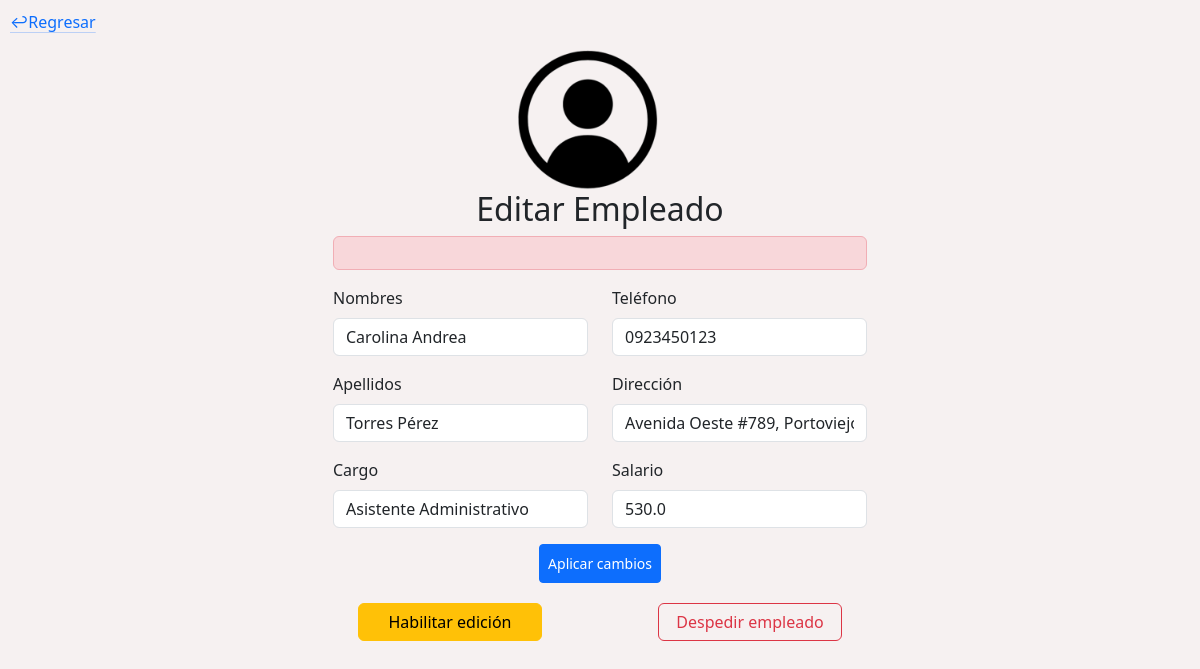
Screenshot of /administrar/empleado/6/ (signed in) with the database file from the repository.
### SySdjango/Administracion/models.py (models this page shows, shortened)
class Empleado(models.Model):
    nombres = models.CharField(max_length=30)
    apellidos = models.CharField(max_length=30)
    cargo = models.CharField(max_length=100)
    telefono = models.CharField(max_length=20)
    direccion = models.CharField(max_length=200)
    fecha_ingreso = models.DateTimeField(auto_now_add=True)
    salario = models.FloatField()
    en_servicio = models.BooleanField(default=True)
    administrador = models.ForeignKey(User, on_delete=models.CASCADE)

### SySdjango/Administracion/views.py (the view)
# urls.py: path('administrar/empleado/<int:empleado_id>/', views.editarEmpleado, name="editarEmpleado"),
def editarEmpleado(request, empleado_id):
    empleado = Empleado.objects.get(id=empleado_id)
    idAdministrador = request.user.id
    if empleado.administrador.id == idAdministrador:
        print(empleado)
        return render(request, '02-editarEmpleado.html', {'empleado': empleado})
    else:
        return render(request, 'error.html', {'error':"Parece que has tratado de acceder a un dato que no es de tu dominio, si crees que es un error contacta a soporte"})

### templates/admTemplates/02-editarEmpleado.html (shortened to what this page needs)
{% load static %}
<!DOCTYPE html>
<html lang="en">
<head>
    <link href="https://cdn.jsdelivr.net/npm/bootstrap@5.3.1/dist/css/bootstrap.min.css" rel="stylesheet"
>
    <link rel="stylesheet" href='{% static "cssCustom/administracion.css" %}'>
</head>
<body>
    <p class="regresar"><a href="#" id="botonRegresar"
            class="link-primary link-offset-2 link-underline-opacity-25 link-underline-opacity-100-hover">&#8617;Regresar</a>
    </p>
    <div class="container">
        <div class="row col-12" id="containerImage">
            <div class="imagenDefault">
            </div>
        </div>
        <div class="row">
            <div id="formulario" class="intangible">
                <div class="container col-xl-6  col-md-6 col-sm-4 col-sm-12">
                    <h2 id="textoForm">Editar Empleado</h2>
                    <form action="/app/" method="POST">
                        <div class="alert alert-danger" role="alert">
                        </div>
                        <div class="row">
                            <div class="col-lg-6 col-md-12 col-sm-6 col-xs-12">
                                <div class="mb-3">
                                    <label for="textoForm" class="form-label">Nombres</label>
                                    <input name="nombres" type="text" class="form-control" id="inputNombres"
                                        value="{{empleado.nombres}}">
                                </div>
                                <div class="mb-3">
                                    <label for="textoForm" class="form-label">Apellidos</label>
                                    <input name="apellidos" type="text" class="form-control" id="inputApellidos"
                                        value="{{empleado.apellidos}}">
                                </div>
                                <div class="mb-3">
                                    <label for="textoForm" class="form-label">Cargo</label>
                                    <input name="cargo" type="text" class="form-control" id="inputCargo"
                                        value="{{empleado.cargo}}">
                                </div>
                            </div>
                            <div class="col-lg-6 col-md-12 col-sm-6 col-xs-12">
                                <div class="mb-3">
                                    <label for="textoForm" class="form-label">Teléfono</label>
                                    <input name="telefono" type="text" class="form-control" id="inputTelefono"
                                        value="{{empleado.telefono}}">
                                </div>
                                <div class="mb-3">
                                    <label for="textoForm" class="form-label">Dirección</label>
                                    <input name="direccion" type="text" class="form-control" id="inputTelefono"
                                        value="{{empleado.direccion}}">
                                </div>
                                <div class="mb-3">
                                    <label for="textoForm" class="form-label">Salario</label>
                                    <input name="salario" type="number" class="form-control" id="inputTelefono"
                                        value="{{empleado.salario}}">
                                </div>
                            </div>
                        </div>
                        <div id="presentacion" class="divBoton">
                            <button type="submit" class="btn btn-primary btn-sm divBoton py-2" id="enviarDatos">Aplicar cambios</button>
                        </div>
                    </form>
                </div>
            </div>
        </div>
    </div>
    <div class="container col-lg-6 col-md-6 col-sm-4 col-sm-12" id="opciones">
        <div class="row">
            <div class="col-xl-6  col-md-6 col-sm-4 col-sm-12 divBoton">
                <button type="button" class="btn btn-warning col-8" id="botonEditar">Habilitar
                    edición</button>
            </div>
            <div class="col-xl-6  col-md-6 col-sm-4 col-sm-12 divBoton">
                <a href="/app/" class="intangible col-8" id="despedirEmpleado"><button type="button"
                    class="btn btn-outline-danger col-8">Despedir empleado</button></a>
            </div>
        </div>
    </div>
</body>
</html>

### static/cssCustom/administracion.css (style rules this page uses)
body { background-color: #F6F1F1; }
.regresar { margin-top: 10px; margin-left: 10px; }
.imagenDefault { justify-content: center; background-image: url("/static/img/empleadoDefault.png"); background-size: cover; height: 140px; width: 140px; }
#containerImage { justify-content: center; width: 100%; }
#textoForm { text-align: center; }
.intangible { pointer-events: none; }
#opciones { margin-top: 20px; justify-content: center; }
.divBoton { justify-content: center; text-align: center; }
button { padding: 10px 20px; margin: 0 10px; cursor: pointer; }

### rows the page displays
Empleado: nombres "Carolina Andrea", apellidos "Torres Pérez", cargo "Asistente Administrativo", telefono "0923450123", direccion "Avenida Oeste #789, Portoviejo", salario "530.0"
